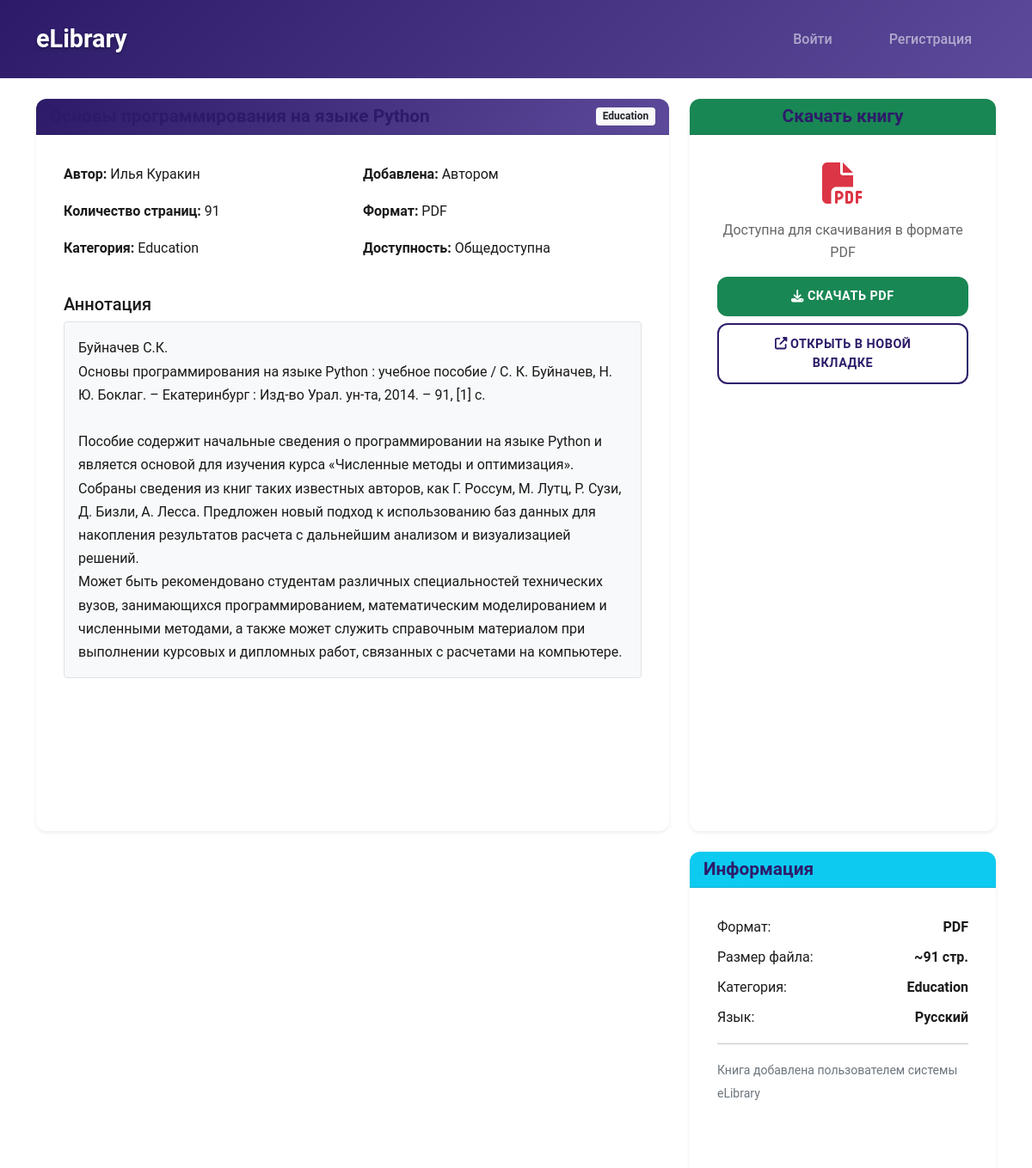
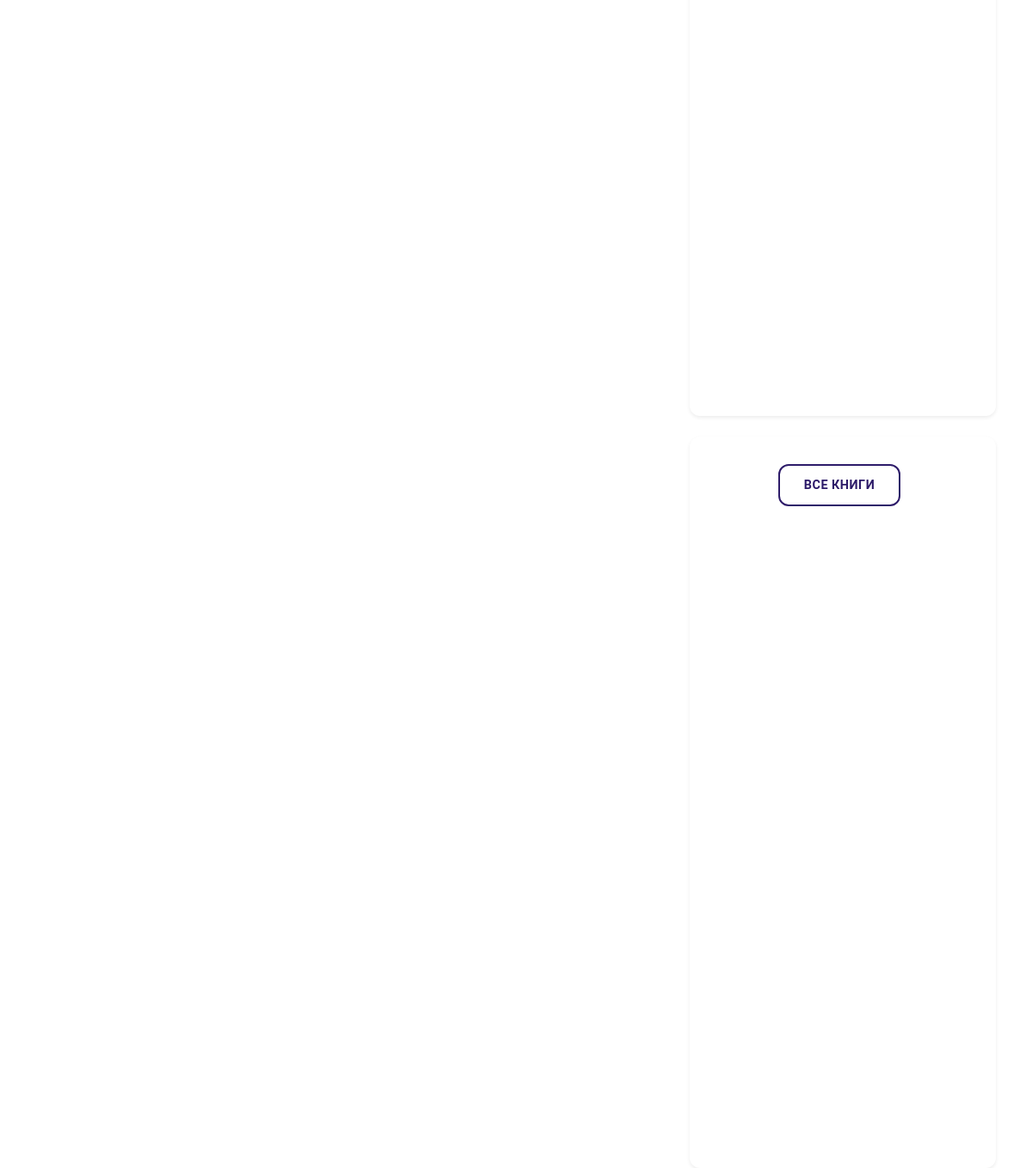
Screenshot of /viewBook/1/ with the database file from the repository (2 pictures, top to bottom).
### elibrary_app/models.py (models this page shows, shortened)
class EBooksModel(models.Model):
    title = models.CharField(max_length=150)          # Название книги
    summary = models.TextField(max_length=2000)       # Аннотация/описание
    pages = models.CharField(max_length=100)          # Количество страниц
    pdf = models.FileField(upload_to='pdfs/')         # PDF-файл книги
    author = models.CharField(max_length=100)         # Имя автора для отображения
    category = models.CharField(max_length=300)       # Категория книги
    author_id = models.IntegerField(default=0)        # Связь с пользователем-автором

### elibrary_app/views.py (the view)
# urls.py: path('viewBook/<int:book_id>/', views.viewBook, name='viewBook'),
def viewBook(request, book_id):
    book = get_object_or_404(EBooksModel, id=book_id)
    book.summary = book.summary.replace('\n', '<br/>')
    return render(request, 'viewBook.html', {'book': book})

### templates/viewBook.html (shortened to what this page needs)
<!DOCTYPE html>
<html lang="ru">
<head>
    <link href="https://cdn.jsdelivr.net/npm/bootstrap@5.1.3/dist/css/bootstrap.min.css" rel="stylesheet">
    <link href="/static/css/style.css" rel="stylesheet">
</head>
<body>
    <nav class="navbar navbar-expand-lg navbar-dark bg-dark">
        <div class="container">
            <a class="navbar-brand" href="{% url 'home' %}">eLibrary</a>
            <div class="navbar-nav ms-auto">
                {% if user.is_authenticated %}
                    <a class="nav-link" href="{% url 'contri' user.id %}">Мои книги</a>
                    <a class="nav-link" href="{% url 'addBook' user.id %}">Добавить книгу</a>
                    <a class="nav-link" href="{% url 'logout' %}">Выйти ({{ user.first_name }})</a>
                {% else %}
                    <a class="nav-link" href="{% url 'login' %}">Войти</a>
                    <a class="nav-link" href="{% url 'register' %}">Регистрация</a>
                {% endif %}
            </div>
        </div>
    </nav>
    <div class="container mt-4">
        <div class="row">
            <div class="col-lg-8">
                <div class="card shadow-sm mb-4">
                    <div class="card-header bg-primary text-white">
                        <div class="d-flex justify-content-between align-items-center">
                            <h4 class="card-title mb-0">{{ book.title }}</h4>
                            <span class="badge bg-light text-dark">{{ book.category }}</span>
                        </div>
                    </div>
                    <div class="card-body">
                        <div class="row mb-4">
                            <div class="col-md-6">
                                <p><strong>Автор:</strong> {{ book.author }}</p>
                                <p><strong>Количество страниц:</strong> {{ book.pages }}</p>
                                <p><strong>Категория:</strong> {{ book.category }}</p>
                            </div>
                            <div class="col-md-6">
                                <p><strong>Добавлена:</strong> Автором</p>
                                <p><strong>Формат:</strong> PDF</p>
                                <p><strong>Доступность:</strong> Общедоступна</p>
                            </div>
                        </div>
                        <h5>Аннотация</h5>
                        <div class="border rounded p-3 bg-light">
                            {{ book.summary|safe }}
                        </div>
                    </div>
                </div>
            </div>
            <div class="col-lg-4">
                <div class="card shadow-sm mb-4">
                    <div class="card-header bg-success text-white text-center">
                        <h5 class="card-title mb-0">Скачать книгу</h5>
                    </div>
                    <div class="card-body text-center">
                        <div class="mb-3">
                            <i class="fas fa-file-pdf fa-3x text-danger"></i>
                        </div>
                        <p class="card-text">Доступна для скачивания в формате PDF</p>
                        <a href="{{ book.pdf.url }}" class="btn btn-success w-100 mb-2" download>
                            <i class="fas fa-download"></i> Скачать PDF
                        </a>
                        <a href="{{ book.pdf.url }}" target="_blank" class="btn btn-outline-primary w-100">
                            <i class="fas fa-external-link-alt"></i> Открыть в новой вкладке
                        </a>
                    </div>
                </div>
                <div class="card shadow-sm">
                    <div class="card-header bg-info text-white">
                        <h5 class="card-title mb-0">Информация</h5>
                    </div>
                    <div class="card-body">
                        <div class="d-flex justify-content-between mb-2">
                            <span>Формат:</span>
                            <strong>PDF</strong>
                        </div>
                        <div class="d-flex justify-content-between mb-2">
                            <span>Размер файла:</span>
                            <strong>~{{ book.pages|add:0|default:100 }} стр.</strong>
                        </div>
                        <div class="d-flex justify-content-between mb-2">
                            <span>Категория:</span>
                            <strong>{{ book.category }}</strong>
                        </div>
                        <div class="d-flex justify-content-between mb-2">
                            <span>Язык:</span>
                            <strong>Русский</strong>
                        </div>
                        <hr>
                        <small class="text-muted">
                            Книга добавлена пользователем системы eLibrary
                        </small>
                    </div>
                </div>
                <div class="card shadow-sm mt-4">
                    <div class="card-body text-center">
                        <a href="{% url 'explore' %}" class="btn btn-outline-primary btn-sm me-2">
                            Все книги
                        </a>
                    </div>
                </div>
            </div>
        </div>
    </div>
</body>
</html>

### static/css/style.css (style rules this page uses)
:root { --primary-color: #2d1b69; --secondary-color: #000000; --accent-color: #5d4a9a; --light-bg: #ffffff; --dark-text: #1a1a1a; --light-text: #666666; --success-color: #27ae60; --danger-color: #e74c3c; --warning-color: #f39c12; --border-radius: 12px; --box-shadow: 0 8px 25px rgba(0, 0, 0, 0.1); --box-shadow-hover: 0 15px 40px rgba(45, 27, 105, 0.2); --transition: all 0.4s cubic-bezier(0.25, 0.46, 0.45, 0.94); --gradient-primary: linear-gradient(135deg, var(--primary-color), var(--accent-color)); }
* { margin: 0; padding: 0; box-sizing: border-box; }
body { font-family: 'Roboto', sans-serif; background-color: var(--light-bg); color: var(--dark-text); line-height: 1.7; min-height: 100vh; display: flex; flex-direction: column; overflow-x: hidden; }
.container { flex: 1; animation: fadeInUp 0.8s ease-out; }
.navbar { background: var(--gradient-primary) !important; backdrop-filter: blur(10px); transition: var(--transition); padding: 1rem 0; animation: slideInLeft 0.6s ease-out; }
.navbar-brand { font-weight: 700; font-size: 1.8rem; color: white !important; text-shadow: 0 2px 4px rgba(0, 0, 0, 0.3); transition: var(--transition); }
.navbar-nav { gap: 10px; }
.nav-link { font-weight: 500; transition: var(--transition); margin: 0 8px; border-radius: var(--border-radius); padding: 10px 20px !important; position: relative; overflow: hidden; }
.nav-link::before { content: ''; position: absolute; top: 0; left: -100%; width: 100%; height: 100%; background: linear-gradient(90deg, transparent, rgba(255, 255, 255, 0.2), transparent); transition: left 0.6s; }
.card { border: none; border-radius: var(--border-radius); box-shadow: var(--box-shadow); transition: var(--transition); height: 100%; overflow: hidden; background: var(--light-bg); position: relative; }
.card::before { content: ''; position: absolute; top: 0; left: 0; width: 100%; height: 4px; background: var(--gradient-primary); transform: scaleX(0); transition: transform 0.4s ease; }
.card-body { padding: 2rem; position: relative; z-index: 1; }
.card-title { color: var(--primary-color); font-weight: 600; font-size: 1.3rem; margin-bottom: 1rem; transition: var(--transition); }
.card-text { color: var(--light-text); font-weight: 400; line-height: 1.6; }
.btn { border-radius: var(--border-radius); font-weight: 600; transition: var(--transition); padding: 12px 28px; border: none; position: relative; overflow: hidden; text-transform: uppercase; letter-spacing: 0.5px; font-size: 0.9rem; }
.btn::before { content: ''; position: absolute; top: 0; left: -100%; width: 100%; height: 100%; background: linear-gradient(90deg, transparent, rgba(255, 255, 255, 0.3), transparent); transition: left 0.6s; }
.btn-outline-primary { color: var(--primary-color); border: 2px solid var(--primary-color); background: transparent; }
.bg-primary { background: var(--gradient-primary) !important; }

### rows the page displays
EBooksModel: title "Основы программирования на языке Python", category "Education", author "Илья Куракин", pages "91", summary "Буйначев С.К. Основы программирования на языке Python : учебное пособие / С. К. Буйначев, Н. Ю. Боклаг. – Екатеринбург : Изд-во Урал. ун-та, 2014. – 91, [1] c. Пособие содержит начальные сведения о программировании на языке Python и является основой для изучения курса «Численные методы и оптимизация». Собраны сведения из книг таких известных авторов, как Г. Россум, М. Лутц, Р. Сузи, Д. Бизли, А. Лесса. Предложен новый подход к использованию баз данных для накопления результатов расчета с дальнейшим анализом и визуализацией решений. Может быть рекомендовано студентам различных специальностей технических вузов, занимающихся программированием, математическим моделированием и численными…", pages|add "91"
